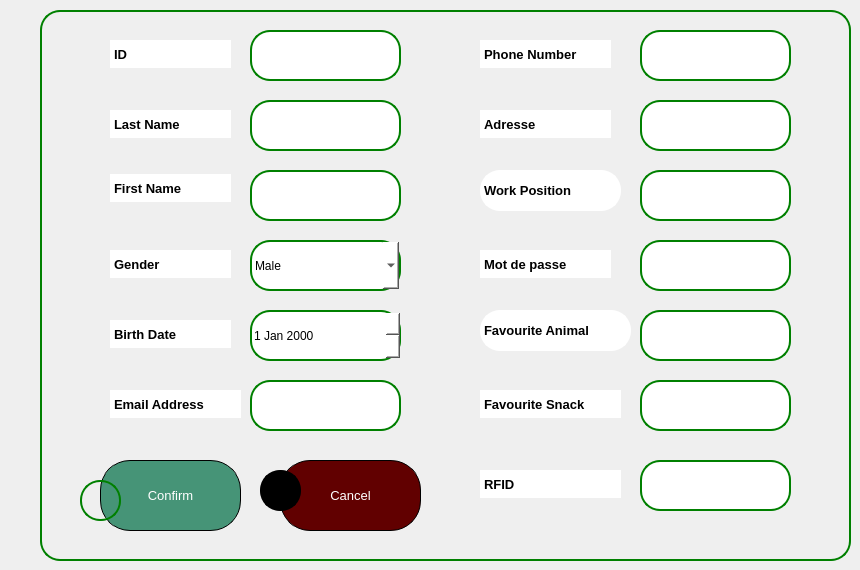
       <widget class="QWidget" name="Add">
        <widget class="QWidget" name="widget_add" native="true">
         <property name="geometry">
          <rect>
           <x>40</x>
           <y>10</y>
           <width>811</width>
           <height>551</height>
          </rect>
         </property>
         <property name="styleSheet">
          <string notr="true">border:2px solid green;
border-radius: 20px;
</string>
         </property>
         <widget class="QLineEdit" name="id_add">
          <property name="geometry">
           <rect>
            <x>210</x>
            <y>20</y>
            <width>151</width>
            <height>51</height>
           </rect>
          </property>
          <property name="styleSheet">
           <string notr="true">background-color: rgb(255, 255, 255);
color: rgb(0, 0, 0);
border_radius:10px;</string>
          </property>
          <property name="text">
           <string/>
          </property>
         </widget>
         <widget class="QLineEdit" name="lineEdit_10">
          <property name="geometry">
           <rect>
            <x>70</x>
            <y>30</y>
            <width>121</width>
            <height>28</height>
           </rect>
          </property>
          <property name="font">
           <font>
            <pointsize>10</pointsize>
            <bold>true</bold>
           </font>
          </property>
          <property name="styleSheet">
           <string notr="true">background-color: rgb(255, 255, 255);
color: rgb(0, 0, 0);

border-color: rgb(255, 255, 255);</string>
          </property>
          <property name="text">
           <string>ID</string>
          </property>
          <property name="alignment">
           <set>Qt::AlignLeading|Qt::AlignLeft|Qt::AlignVCenter</set>
          </property>
         </widget>
         <widget class="QLineEdit" name="lineEdit_11">
          <property name="geometry">
           <rect>
            <x>70</x>
            <y>240</y>
            <width>121</width>
            <height>28</height>
           </rect>
          </property>
          <property name="font">
           <font>
            <pointsize>10</pointsize>
            <bold>true</bold>
           </font>
          </property>
          <property name="styleSheet">
           <string notr="true">background-color: rgb(255, 255, 255);
color: rgb(0, 0, 0);

border-color: rgb(255, 255, 255);</string>
          </property>
          <property name="text">
           <string>Gender</string>
          </property>
          <property name="alignment">
           <set>Qt::AlignLeading|Qt::AlignLeft|Qt::AlignVCenter</set>
          </property>
         </widget>
         <widget class="QLineEdit" name="lineEdit_12">
          <property name="geometry">
           <rect>
            <x>70</x>
            <y>164</y>
            <width>121</width>
            <height>28</height>
           </rect>
          </property>
          <property name="font">
           <font>
            <pointsize>10</pointsize>
            <bold>true</bold>
           </font>
          </property>
          <property name="styleSheet">
           <string notr="true">background-color: rgb(255, 255, 255);
color: rgb(0, 0, 0);

border-color: rgb(255, 255, 255);</string>
          </property>
          <property name="text">
           <string>First Name</string>
          </property>
          <property name="alignment">
           <set>Qt::AlignLeading|Qt::AlignLeft|Qt::AlignVCenter</set>
          </property>
         </widget>
         <widget class="QLineEdit" name="lineEdit_13">
          <property name="geometry">
           <rect>
            <x>70</x>
            <y>310</y>
            <width>121</width>
            <height>28</height>
           </rect>
          </property>
          <property name="font">
           <font>
            <pointsize>10</pointsize>
            <bold>true</bold>
           </font>
          </property>
          <property name="styleSheet">
           <string notr="true">background-color: rgb(255, 255, 255);
color: rgb(0, 0, 0);

border-color: rgb(255, 255, 255);</string>
          </property>
          <property name="text">
           <string>Birth Date</string>
          </property>
          <property name="alignment">
           <set>Qt::AlignLeading|Qt::AlignLeft|Qt::AlignVCenter</set>
          </property>
         </widget>
         <widget class="QLineEdit" name="lineEdit_14">
          <property name="geometry">
           <rect>
            <x>70</x>
            <y>100</y>
            <width>121</width>
            <height>28</height>
           </rect>
          </property>
          <property name="font">
           <font>
            <pointsize>10</pointsize>
            <bold>true</bold>
           </font>
          </property>
          <property name="styleSheet">
           <string notr="true">background-color: rgb(255, 255, 255);
color: rgb(0, 0, 0);

border-color: rgb(255, 255, 255);</string>
          </property>
          <property name="text">
           <string>Last Name</string>
          </property>
          <property name="alignment">
           <set>Qt::AlignLeading|Qt::AlignLeft|Qt::AlignVCenter</set>
          </property>
         </widget>
         <widget class="QLineEdit" name="lineEdit_25">
          <property name="geometry">
           <rect>
            <x>70</x>
            <y>380</y>
            <width>131</width>
            <height>28</height>
           </rect>
          </property>
          <property name="font">
           <font>
            <pointsize>10</pointsize>
            <bold>true</bold>
           </font>
          </property>
          <property name="styleSheet">
           <string notr="true">background-color: rgb(255, 255, 255);
color: rgb(0, 0, 0);

border-color: rgb(255, 255, 255);</string>
          </property>
          <property name="text">
           <string>Email Address</string>
          </property>
          <property name="alignment">
           <set>Qt::AlignLeading|Qt::AlignLeft|Qt::AlignVCenter</set>
          </property>
         </widget>
         <widget class="QLineEdit" name="lineEdit_26">
          <property name="geometry">
           <rect>
            <x>440</x>
            <y>160</y>
            <width>141</width>
            <height>41</height>
           </rect>
          </property>
          <property name="font">
           <font>
            <pointsize>10</pointsize>
            <bold>true</bold>
           </font>
          </property>
          <property name="styleSheet">
           <string notr="true">background-color: rgb(255, 255, 255);
color: rgb(0, 0, 0);

border-color: rgb(255, 255, 255);</string>
          </property>
          <property name="text">
           <string>Work Position</string>
          </property>
          <property name="alignment">
           <set>Qt::AlignLeading|Qt::AlignLeft|Qt::AlignVCenter</set>
          </property>
         </widget>
         <widget class="QLineEdit" name="lineEdit_27">
          <property name="geometry">
           <rect>
            <x>440</x>
            <y>100</y>
            <width>131</width>
            <height>28</height>
           </rect>
          </property>
          <property name="font">
           <font>
            <pointsize>10</pointsize>
            <bold>true</bold>
           </font>
          </property>
          <property name="styleSheet">
           <string notr="true">background-color: rgb(255, 255, 255);
color: rgb(0, 0, 0);

border-color: rgb(255, 255, 255);</string>
          </property>
          <property name="text">
           <string>Adresse</string>
          </property>
          <property name="alignment">
           <set>Qt::AlignLeading|Qt::AlignLeft|Qt::AlignVCenter</set>
          </property>
         </widget>
         <widget class="QLineEdit" name="lineEdit_28">
          <property name="geometry">
           <rect>
            <x>440</x>
            <y>30</y>
            <width>131</width>
            <height>28</height>
           </rect>
          </property>
          <property name="font">
           <font>
            <pointsize>10</pointsize>
            <bold>true</bold>
           </font>
          </property>
          <property name="styleSheet">
           <string notr="true">background-color: rgb(255, 255, 255);
color: rgb(0, 0, 0);

border-color: rgb(255, 255, 255);</string>
          </property>
          <property name="text">
           <string>Phone Number</string>
          </property>
          <property name="alignment">
           <set>Qt::AlignLeading|Qt::AlignLeft|Qt::AlignVCenter</set>
          </property>
         </widget>
         <widget class="QLineEdit" name="lineEdit_29">
          <property name="geometry">
           <rect>
            <x>440</x>
            <y>240</y>
            <width>131</width>
            <height>28</height>
           </rect>
          </property>
          <property name="font">
           <font>
            <pointsize>10</pointsize>
            <bold>true</bold>
           </font>
          </property>
          <property name="styleSheet">
           <string notr="true">background-color: rgb(255, 255, 255);
color: rgb(0, 0, 0);

border-color: rgb(255, 255, 255);</string>
          </property>
          <property name="text">
           <string>Mot de passe</string>
          </property>
          <property name="alignment">
           <set>Qt::AlignLeading|Qt::AlignLeft|Qt::AlignVCenter</set>
          </property>
         </widget>
         <widget class="QLineEdit" name="nom_add">
          <property name="geometry">
           <rect>
            <x>210</x>
            <y>90</y>
            <width>151</width>
            <height>51</height>
           </rect>
          </property>
          <property name="styleSheet">
           <string notr="true">background-color: rgb(255, 255, 255);
color: rgb(0, 0, 0);
border_radius:10px;</string>
          </property>
          <property name="text">
           <string/>
          </property>
         </widget>
         <widget class="QLineEdit" name="prenom_add">
          <property name="geometry">
           <rect>
            <x>210</x>
            <y>160</y>
            <width>151</width>
            <height>51</height>
           </rect>
          </property>
          <property name="styleSheet">
           <string notr="true">background-color: rgb(255, 255, 255);
color: rgb(0, 0, 0);
border_radius:10px;</string>
          </property>
          <property name="text">
           <string/>
          </property>
         </widget>
         <widget class="QLineEdit" name="email_add">
          <property name="geometry">
           <rect>
            <x>210</x>
            <y>370</y>
            <width>151</width>
            <height>51</height>
           </rect>
          </property>
          <property name="styleSheet">
           <string notr="true">background-color: rgb(255, 255, 255);
color: rgb(0, 0, 0);
border_radius:10px;</string>
          </property>
          <property name="text">
           <string/>
          </property>
         </widget>
         <widget class="QLineEdit" name="poste_add">
          <property name="geometry">
           <rect>
            <x>600</x>
            <y>160</y>
            <width>151</width>
            <height>51</height>
           </rect>
          </property>
          <property name="styleSheet">
           <string notr="true">background-color: rgb(255, 255, 255);
color: rgb(0, 0, 0);
border_radius:10px;</string>
          </property>
          <property name="text">
           <string/>
          </property>
         </widget>
         <widget class="QLineEdit" name="mdp_add">
          <property name="geometry">
           <rect>
            <x>600</x>
            <y>230</y>
            <width>151</width>
            <height>51</height>
           </rect>
          </property>
          <property name="styleSheet">
           <string notr="true">background-color: rgb(255, 255, 255);
color: rgb(0, 0, 0);
border_radius:10px;</string>
          </property>
          <property name="text">
           <string/>
          </property>
         </widget>
         <widget class="QLineEdit" name="tel_add">
          <property name="geometry">
           <rect>
            <x>600</x>
            <y>20</y>
            <width>151</width>
            <height>51</height>
           </rect>
          </property>
          <property name="styleSheet">
           <string notr="true">background-color: rgb(255, 255, 255);
color: rgb(0, 0, 0);
border_radius:10px;</string>
          </property>
          <property name="text">
           <string/>
          </property>
         </widget>
         <widget class="QDateEdit" name="birthdate_add">
          <property name="geometry">
           <rect>
            <x>210</x>
            <y>300</y>
            <width>151</width>
            <height>51</height>
           </rect>
          </property>
          <property name="styleSheet">
           <string notr="true">background-color: rgb(255, 255, 255);
color: rgb(0, 0, 0);
border_radius:10px;</string>
          </property>
         </widget>
         <widget class="QComboBox" name="gender_add">
          <property name="geometry">
           <rect>
            <x>210</x>
            <y>230</y>
            <width>151</width>
            <height>51</height>
           </rect>
          </property>
          <property name="styleSheet">
           <string notr="true">background-color: rgb(255, 255, 255);
color: rgb(0, 0, 0);</string>
          </property>
          <item>
           <property name="text">
            <string>Male</string>
           </property>
          </item>
          <item>
           <property name="text">
            <string>Female</string>
           </property>
          </item>
         </widget>
         <widget class="QPushButton" name="confirm_add">
          <property name="geometry">
           <rect>
            <x>60</x>
            <y>450</y>
            <width>141</width>
            <height>71</height>
           </rect>
          </property>
          <property name="styleSheet">
           <string notr="true">border: 1px solid black;


color: rgb(255, 255, 255);
font: 10pt ;

background-color: rgb(171, 168, 111);
background-color: rgb(70, 148, 119);




border-radius:30px;
</string>
          </property>
          <property name="text">
           <string>Confirm</string>
          </property>
         </widget>
         <widget class="QLabel" name="label_25">
          <property name="geometry">
           <rect>
            <x>40</x>
            <y>470</y>
            <width>41</width>
            <height>41</height>
           </rect>
          </property>
          <property name="text">
           <string/>
          </property>
          <property name="pixmap">
           <pixmap>../../Downloads/verified.png</pixmap>
          </property>
          <property name="scaledContents">
           <bool>true</bool>
          </property>
         </widget>
         <widget class="QPushButton" name="cancel_add">
          <property name="geometry">
           <rect>
            <x>240</x>
            <y>450</y>
            <width>141</width>
            <height>71</height>
           </rect>
          </property>
          <property name="styleSheet">
           <string notr="true">border: 1px solid black;


color: rgb(255, 255, 255);
font: 10pt ;

background-color: rgb(171, 168, 111);
background-color: rgb(97, 0, 0);



border-radius:30px;
</string>
          </property>
          <property name="text">
           <string>Cancel</string>
          </property>
         </widget>
         <widget class="QLabel" name="label_26">
          <property name="geometry">
           <rect>
            <x>220</x>
            <y>460</y>
            <width>41</width>
            <height>41</height>
           </rect>
          </property>
          <property name="styleSheet">
           <string notr="true">border-color: rgb(0, 0, 0);
background-color: rgb(0, 0, 0);</string>
          </property>
          <property name="text">
           <string/>
          </property>
          <property name="pixmap">
           <pixmap>../../Downloads/cancel.png</pixmap>
          </property>
          <property name="scaledContents">
           <bool>true</bool>
          </property>
         </widget>
         <widget class="QLineEdit" name="adr_add">
          <property name="geometry">
           <rect>
            <x>600</x>
            <y>90</y>
            <width>151</width>
            <height>51</height>
           </rect>
          </property>
          <property name="styleSheet">
           <string notr="true">background-color: rgb(255, 255, 255);
color: rgb(0, 0, 0);
border_radius:10px;</string>
          </property>
          <property name="text">
           <string/>
          </property>
         </widget>
         <widget class="QLineEdit" name="lineEdit_30">
          <property name="geometry">
           <rect>
            <x>440</x>
            <y>380</y>
            <width>141</width>
            <height>28</height>
           </rect>
          </property>
          <property name="font">
           <font>
            <pointsize>10</pointsize>
            <bold>true</bold>
           </font>
          </property>
          <property name="styleSheet">
           <string notr="true">background-color: rgb(255, 255, 255);
color: rgb(0, 0, 0);

border-color: rgb(255, 255, 255);</string>
          </property>
          <property name="text">
           <string>Favourite Snack</string>
          </property>
          <property name="alignment">
           <set>Qt::AlignLeading|Qt::AlignLeft|Qt::AlignVCenter</set>
          </property>
         </widget>
         <widget class="QLineEdit" name="fav_anim_add">
          <property name="geometry">
           <rect>
            <x>600</x>
            <y>300</y>
            <width>151</width>
            <height>51</height>
           </rect>
          </property>
          <property name="styleSheet">
           <string notr="true">background-color: rgb(255, 255, 255);
color: rgb(0, 0, 0);
border_radius:10px;</string>
          </property>
          <property name="text">
           <string/>
          </property>
         </widget>
         <widget class="QLineEdit" name="lineEdit_31">
          <property name="geometry">
           <rect>
            <x>440</x>
            <y>300</y>
            <width>151</width>
            <height>41</height>
           </rect>
          </property>
          <property name="font">
           <font>
            <pointsize>10</pointsize>
            <bold>true</bold>
           </font>
          </property>
          <property name="styleSheet">
           <string notr="true">background-color: rgb(255, 255, 255);
color: rgb(0, 0, 0);

border-color: rgb(255, 255, 255);</string>
          </property>
          <property name="text">
           <string>Favourite Animal</string>
          </property>
          <property name="alignment">
           <set>Qt::AlignLeading|Qt::AlignLeft|Qt::AlignVCenter</set>
          </property>
         </widget>
         <widget class="QLineEdit" name="fav_snack_add">
          <property name="geometry">
           <rect>
            <x>600</x>
            <y>370</y>
            <width>151</width>
            <height>51</height>
           </rect>
          </property>
          <property name="styleSheet">
           <string notr="true">background-color: rgb(255, 255, 255);
color: rgb(0, 0, 0);
border_radius:10px;</string>
          </property>
          <property name="text">
           <string/>
          </property>
         </widget>
         <widget class="QLineEdit" name="rfid_add">
          <property name="geometry">
           <rect>
            <x>600</x>
            <y>450</y>
            <width>151</width>
            <height>51</height>
           </rect>
          </property>
          <property name="styleSheet">
           <string notr="true">background-color: rgb(255, 255, 255);
color: rgb(0, 0, 0);
border_radius:10px;</string>
          </property>
          <property name="text">
           <string/>
          </property>
         </widget>
         <widget class="QLineEdit" name="lineEdit_32">
          <property name="geometry">
           <rect>
            <x>440</x>
            <y>460</y>
            <width>141</width>
            <height>28</height>
           </rect>
          </property>
          <property name="font">
           <font>
            <pointsize>10</pointsize>
            <bold>true</bold>
           </font>
          </property>
          <property name="styleSheet">
           <string notr="true">background-color: rgb(255, 255, 255);
color: rgb(0, 0, 0);

border-color: rgb(255, 255, 255);</string>
          </property>
          <property name="text">
           <string>RFID</string>
          </property>
          <property name="alignment">
           <set>Qt::AlignLeading|Qt::AlignLeft|Qt::AlignVCenter</set>
          </property>
         </widget>
        </widget>
       </widget>
